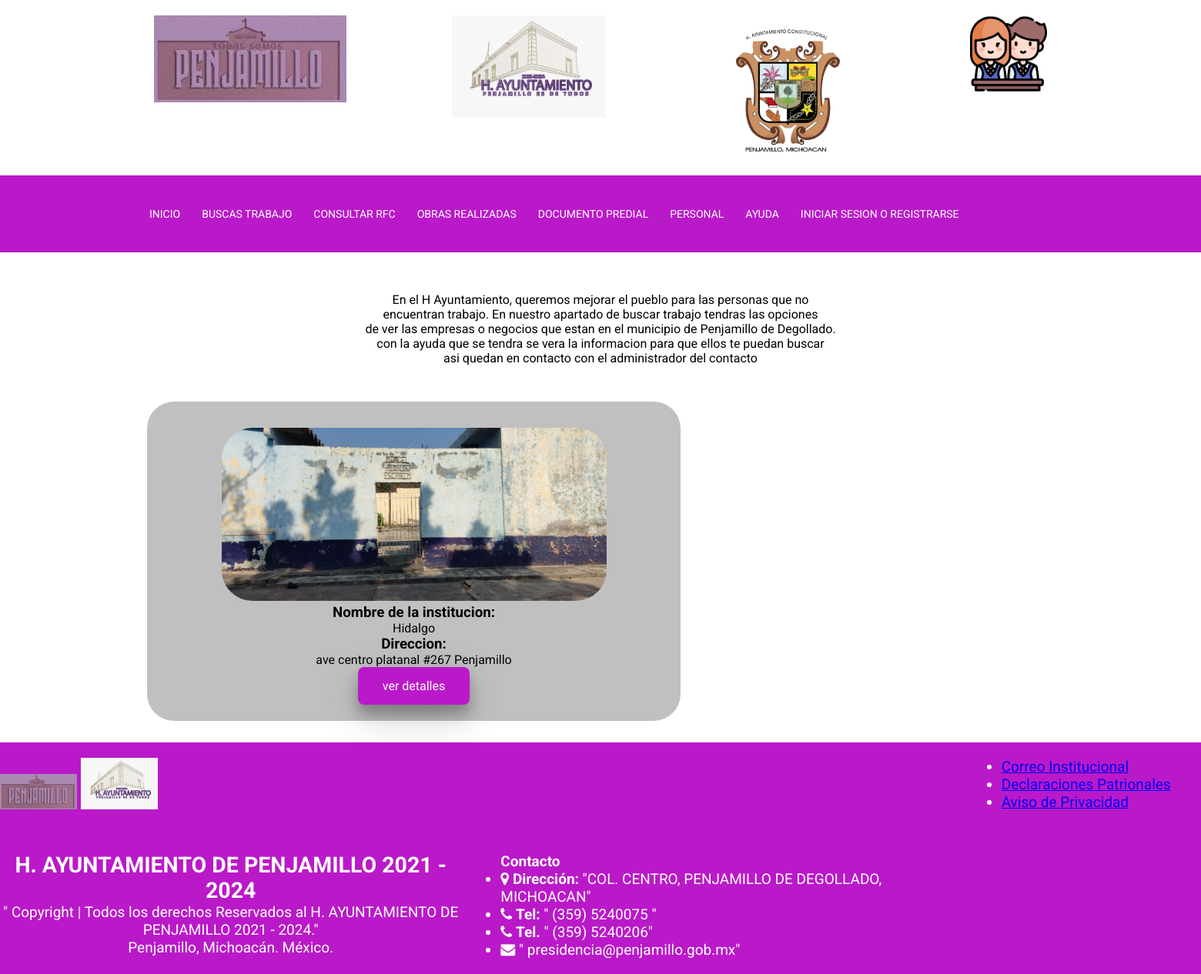
Before: /estudiantes/inicio_estudiantes.php with the older database file.
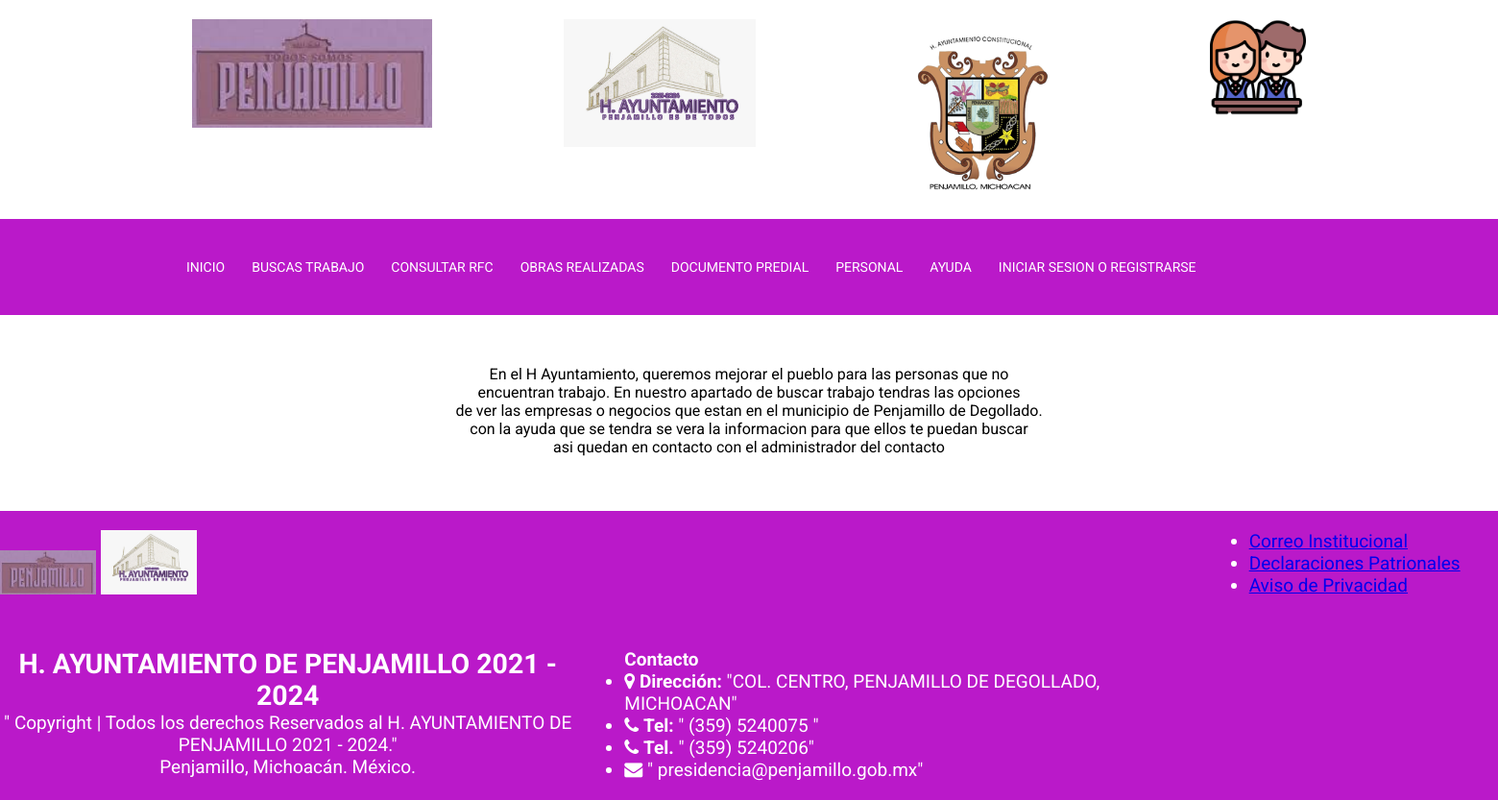
After: the same page with the newer database file.
### tables this page shows
create table escuelas(
id int (11) not null auto_increment,
nombre varchar (45) not null,
direccion varchar (45)not null,
telefono varchar (10)not null,
direcctor varchar (40)not null,
clave varchar (20),
horarios varchar(10)not null,
tipo varchar (45) not null,
comentarios varchar (100),
imagen1 varchar(40) not null,
imagen2 varchar(40),
imagen3 varchar(40),
carrera1 varchar (20),
carrera2 varchar (20),
carrera3 varchar (20),
carrera4 varchar (20),
primary key(id));

### estudiantes/inicio_estudiantes.php (the view, shortened to what this page needs)
<!DOCTYPE html>
<html lang="en">
<head>
    <link rel="stylesheet" type="text/css"href="../css/escuela.css">
    <link rel="stylesheet" href="../font-awesome-4.7.0/css/font-awesome.min.css">
</head>
<body>
<header>
        <div class="header_superior">
            <div class="logo">
            <img  src="../imagenes/logo.jpg" id="logo">
            </div>
            <div class="logo2">
                <img src="../imagenes/logo2.jpeg" id="logo2">
            </div>
            <div class="logo2">
                <img src="../imagenes/escudo.png" width="200" id="logo2">
            </div>
            <div class="logotrabajo">
            <center><img src="../imagenes/estudiantes.PNG" width="100" id="logotrabajo"></center>
            </div>
        </div>
        <div class="container_menu">
        <div class="menu">
            <nav>
                <ul>
                    <li><a href="../index.php"style="text-decoration:none">inicio</a></li>
                    <li><a href="../trabajadores/inicio_trabajo.php"style="text-decoration:none">Buscas Trabajo</a></li>
                    <li><a href="../rfc.php"style="text-decoration:none">Consultar RFC</a></li>
                    <li><a href="#"style="text-decoration:none">Obras realizadas</a></li>
                    <li><a href="../pedrial/inicio_pedrial.php"style="text-decoration:none">Documento predial</a></li>
                    <li><a href="../personal/personal.php"style="text-decoration:none">Personal</a></li>
                    <li><a href="#"style="text-decoration:none">Ayuda</a>
                        </li>
                        <?php
		                if(isset($_SESSION['Usuario'])){ ?>
		            <li><a href="../login/cerrar.php"style="text-decoration:none">cerrar Sesion</a></li>
		                <?php
		                } else {
		                ?>
	                <li><a href="../login.php"style="text-decoration:none">Iniciar Sesion O Registrarse</a></li>
		                <?php
		                }
		                ?>
                    </ul>
            </nav>
        </div>
        </div>
    </header><br><br><br><br><br><br><br><br><br><br><br><br><br><br><br>
    <br><br><br><br><br>
    <center>
    <p>En el H Ayuntamiento, queremos mejorar el pueblo para las personas que no <br>
       encuentran trabajo. En nuestro apartado de buscar trabajo tendras las opciones<br>
       de ver las empresas o negocios que estan en el municipio de Penjamillo de Degollado.<br>
       con la ayuda que se tendra se vera la informacion para que ellos te puedan buscar</br>
       asi quedan en contacto con el administrador del contacto   </p>
       </div> </center> <br><br>
    <section>
       <?php
               include '../conexion.php';
               $re=$mysql->query("select * from escuelas") or die(mysql_error());
               while ($f=$re->fetch_array()){
                   ?>
                   <div class="escuelas"style="width: 693px;
    margin: 9px 191px;
    display: inline-flex;
    height: 415px;
    justify-content: center;
    background: silver;
    border-radius: 35px;
    padding: 34px;">
                       <center>
                           <div class="contenedor-img">
                               <img style="border-radius: 40px; width: 500px"class="escuelas-imagen" src="../img_escu/<?php echo $f['imagen1'];?>"> <br>
                           </div>
                           <span><h3>Nombre de la institucion:</h3><?php echo $f['nombre'];?></span><br>
                           <span><h3>Direccion:</h3> <?php echo $f['direccion'];?></span><br>
                           <a style="box-shadow: 0 12px 16px 0 rgb(0 0 0 / 24%), 0 17px 50px 0 rgb(0 0 0 / 19%);
    color: white;
    padding: 15px 32px;
    text-align: center;
    text-decoration: none;
    display: inline-block;
    font-size: 16px;
    background: rgb(186,25,201);
    border: none;
    border-radius: 8px;
    cursor: pointer;"href="./detalles_escuela.php?id=<?php echo $f['id']; ?>&token=<?php echo
                           hash_hmac('sha1', $f['id'], KEY_TOKEN); ?>" class="btn
                           btn-primary"> ver detalles</a>
               </center>
               </div>
               <?php
               }
               ?>
        </section>
        <div class="footer" style="background: none repeat scroll 0 0 rgb(186,25,201);
    color: white;
    padding: 20px 0 20px;
    margin-top: 19px;
    font-size: 19px;
    width: 1900px;
    display: grid;
    grid-template-columns: repeat(3, 1fr);
    grid-gap: 51px;
    padding: 20px 0px;">
               <div class="col-md-3">
                   <img  width="100px;" src="../imagenes/logo.jpg">
                   <img width="100px;" src="../imagenes/logo2.jpeg">
               </div>
               <br>
               <br>
               <div class="footer-newsletter">
                   <ul class="contact">
                       <li>
                           <a target="_BLANK" href="https://penjamillo.gob.mx//webmail/">
                               <p>Correo Institucional</p>
                           </a>
                       </li>
                       <li>
                           <a target="_BLANK" href="https://igobdigital.com/declaranet/">
                               <p>Declaraciones Patrionales</p>
                           </a>
                       </li>
                       <li>
                           <a target="_BLANK" href="https://penjamillo.gob.mx//aviso-privacidad/">
                               <p>Aviso de Privacidad</p>
                           </a>
                       </li>
                   </ul>
               </div>
               <div class="col-md-5">
                   <div style="text-align: center" class="footer-about-us">
                   <h2>
                       <span style="color black; text-align: center">H. AYUNTAMIENTO DE PENJAMILLO 2021 - 2024</span>
                   </h2>
                   " Copyright | Todos los derechos Reservados al H. AYUNTAMIENTO DE PENJAMILLO 2021 - 2024."
                   <P>Penjamillo, Michoacán. México.</P>
                </div>
               </div>
              <div class="col-md-4">
                  <div class="footer-newslatter">
                      <h4>
                          <span style="color: white; text-align: center">Contacto</span>
                      </h4>
                      <ul class="contact">
                          <li>
                              <p>
                                  <i class="fa fa-map-marker">
                                  </i>
                                  <strong>Dirección:</strong>
                                  "COL. CENTRO, PENJAMILLO DE DEGOLLADO, MICHOACAN"
                              </p>
                          </li>
                          <li>
                              <i class="fa fa-phone">
                              </i>
                              <strong>Tel: </strong>
                              " (359) 5240075 "
                          </li>
                          <li>
                              <p>
                                  <i class="fa fa-phone"></i>
                                  <strong>Tel.</strong>
                                  " (359) 5240206"
                              </p>
                          </li>
                          <li>
                              <p>
                                  <i class="fa fa-envelope"></i>
                                  " presidencia@penjamillo.gob.mx"
                              </p>
                          </li>
                      </ul>
                  </div>
              </div>
           </div>
</body>
</html>

### css/escuela.css (style rules this page uses)
* { margin: 0; padding: 0; box-sizing: border-box; font-family: 'Roboto', sans-serif; }
header { width: 100%; position: fixed; top: 0; left: 0; background: #fff; }
.header_superior { max-width: 1200px; margin: auto; display: flex; align-items: left; justify-content: space-between; padding: 20px; }
.logo img { width: 250px; }
.logo2 img { width: 200px; display: inline-block; vertical-align: top; }
.container_menu { width: 100%; padding: 70px; background: rgb(186, 25, 201); padding: 0px 20px; }
.menu { max-width: 1200px; margin: auto; height: 100px; }
nav { height: 100%; }
nav > ul { height: 100%; display: flex; }
nav ul li { height: 100%; list-style: none; position: relative; }
nav > ul > li >a { width: 100%; height: 100%; display: flex; align-items: center; padding: 14px; color: #fff; text-transform: uppercase; font-size: 14px; transition: all 300ms ease; }

Changed rows visible on the page:
removed escuelas: imagen1 (picture), nombre "Hidalgo", direccion "ave centro platanal #267 Penjamillo"
